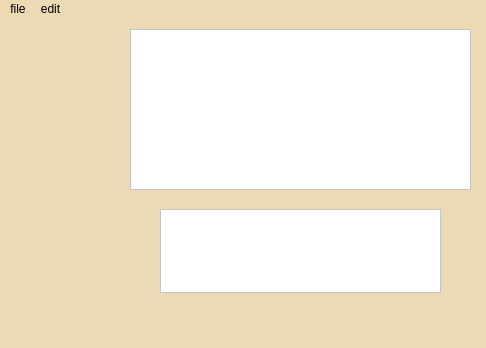
<?xml version="1.0" encoding="UTF-8"?>
<ui version="4.0">
 <class>Mbanter4</class>
 <widget class="QMainWindow" name="Mbanter4">
  <property name="geometry">
   <rect>
    <x>0</x>
    <y>0</y>
    <width>486</width>
    <height>348</height>
   </rect>
  </property>
  <property name="windowTitle">
   <string>Mbanter4</string>
  </property>
  <property name="styleSheet">
   <string notr="true">background-color: rgb(236, 218, 180);</string>
  </property>
  <widget class="QWidget" name="centralwidget">
   <widget class="QTextEdit" name="chatwindow">
    <property name="geometry">
     <rect>
      <x>130</x>
      <y>10</y>
      <width>341</width>
      <height>161</height>
     </rect>
    </property>
    <property name="styleSheet">
     <string notr="true">background-color: rgb(255, 255, 255);</string>
    </property>
   </widget>
   <widget class="QTextEdit" name="userwindow">
    <property name="geometry">
     <rect>
      <x>160</x>
      <y>190</y>
      <width>281</width>
      <height>84</height>
     </rect>
    </property>
    <property name="styleSheet">
     <string notr="true">background-color: rgb(255, 255, 255);</string>
    </property>
   </widget>
  </widget>
  <widget class="QStatusBar" name="statusbar"/>
  <widget class="QMenuBar" name="menubar">
   <property name="geometry">
    <rect>
     <x>0</x>
     <y>0</y>
     <width>486</width>
     <height>25</height>
    </rect>
   </property>
   <widget class="QMenu" name="menuFile">
    <property name="title">
     <string>file</string>
    </property>
    <addaction name="actionVoice_call"/>
    <addaction name="actionCut_call"/>
    <addaction name="actionCall_duration"/>
    <addaction name="actionChat_history"/>
   </widget>
   <widget class="QMenu" name="menuEdit">
    <property name="title">
     <string>edit</string>
    </property>
    <addaction name="actionCut_2"/>
    <addaction name="actionCopy_2"/>
    <addaction name="actionPaste_2"/>
   </widget>
   <addaction name="menuFile"/>
   <addaction name="menuEdit"/>
  </widget>
  <action name="actionCut">
   <property name="text">
    <string>cut</string>
   </property>
  </action>
  <action name="actionCopy">
   <property name="text">
    <string>copy</string>
   </property>
  </action>
  <action name="actionPaste">
   <property name="text">
    <string>paste</string>
   </property>
  </action>
  <action name="actionVoice_chat">
   <property name="text">
    <string>voice chat</string>
   </property>
  </action>
  <action name="actionCut_2">
   <property name="text">
    <string>cut</string>
   </property>
  </action>
  <action name="actionCopy_2">
   <property name="text">
    <string>copy</string>
   </property>
  </action>
  <action name="actionPaste_2">
   <property name="text">
    <string>paste</string>
   </property>
  </action>
  <action name="actionVoice_call">
   <property name="text">
    <string>voice call</string>
   </property>
  </action>
  <action name="actionCut_call">
   <property name="text">
    <string>cut call</string>
   </property>
  </action>
  <action name="actionCall_duration">
   <property name="text">
    <string>call duration</string>
   </property>
  </action>
  <action name="actionChat_history">
   <property name="text">
    <string>chat history</string>
   </property>
  </action>
 </widget>
 <resources/>
 <connections/>
</ui>
